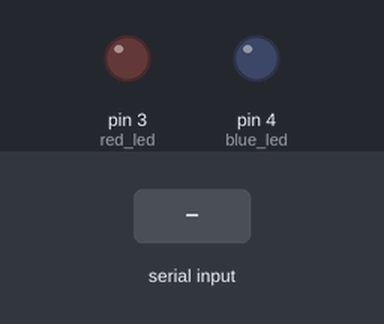
This sketch was run on a simulated Arduino Uno, built with avr-gcc and run on an emulated ATmega328P. On the bench: output pins drawn as LEDs (lit = HIGH). The test bench sets the inputs (shaded band).

Above: at 1.2 s.
1.3 s: "R90\n" received over Serial
At 2.5 s:
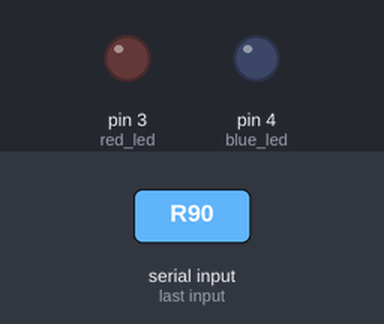
2.8 s: "B90\n" received over Serial
At 4.0 s:
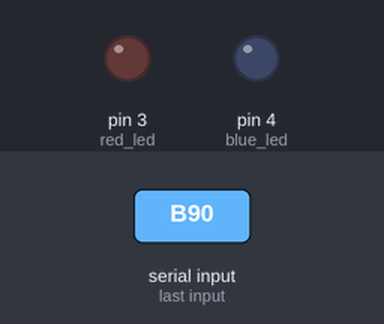
4.3 s: "R" received over Serial
At 5.8 s:
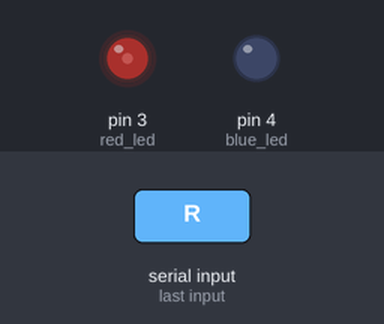
6.8 s: "R,45\n" received over Serial
At 8.0 s:
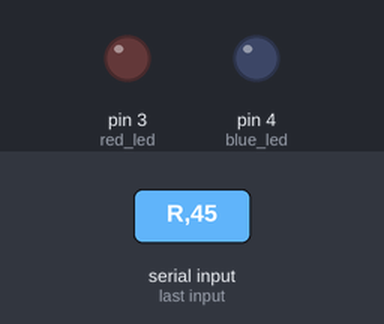
8.3 s: "B" received over Serial
At 10.1 s:
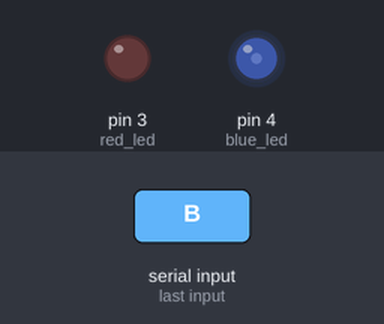
10.8 s: "B,45\n" received over Serial
At 11.2 s:
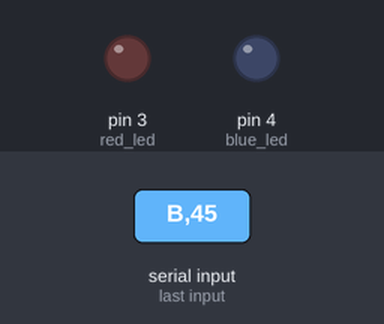
Timing chart, 0 to 13.3 s (numbered marks = the images above; inputs shaded):
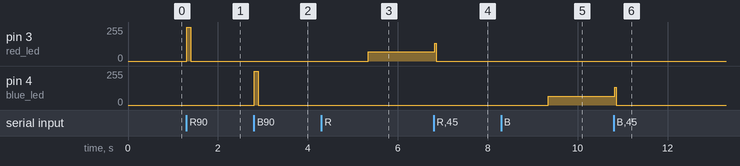

The sketch:

arduino.ino
```cpp
/*

*/

#define red_led 3
#define blue_led 4

char led;
int speed;

void setup() {

  pinMode(red_led,OUTPUT);
  pinMode(blue_led,OUTPUT);
  Serial.begin(9600);
}

void loop() {

    if (Serial.available()) {

      led = Serial.read();
      speed = Serial.parseInt();
    }

    if (led == 'R')
      blinkyBlinky(red_led,speed);
    else if (led == 'B')
      blinkyBlinky(blue_led,speed);
    else{
      digitalWrite(red_led,LOW);
      digitalWrite(blue_led,LOW);
    }
}

void blinkyBlinky(int LED, int speed)
{

    digitalWrite(LED, HIGH);
    delay(speed);
    digitalWrite(LED, LOW);
    delay(speed);

}
```

Measured:
- after the input at 1.3 s, pin 3 (red_led): 0/255 → 255/255 at once, → 0/255 0.09 s later
- after the input at 2.8 s, pin 4 (blue_led): 0/255 → 255/255 at once, → 0/255 0.09 s later
- after the input at 4.3 s, pin 3 (red_led): 0/255 → 70/255 after 1.0 s
- after the input at 6.8 s, pin 3 (red_led): 70/255 → 0/255 at once
- after the input at 8.3 s, pin 4 (blue_led): 0/255 → 67/255 after 1.0 s
- after the input at 10.8 s, pin 4 (blue_led): 67/255 → 0/255 at once
